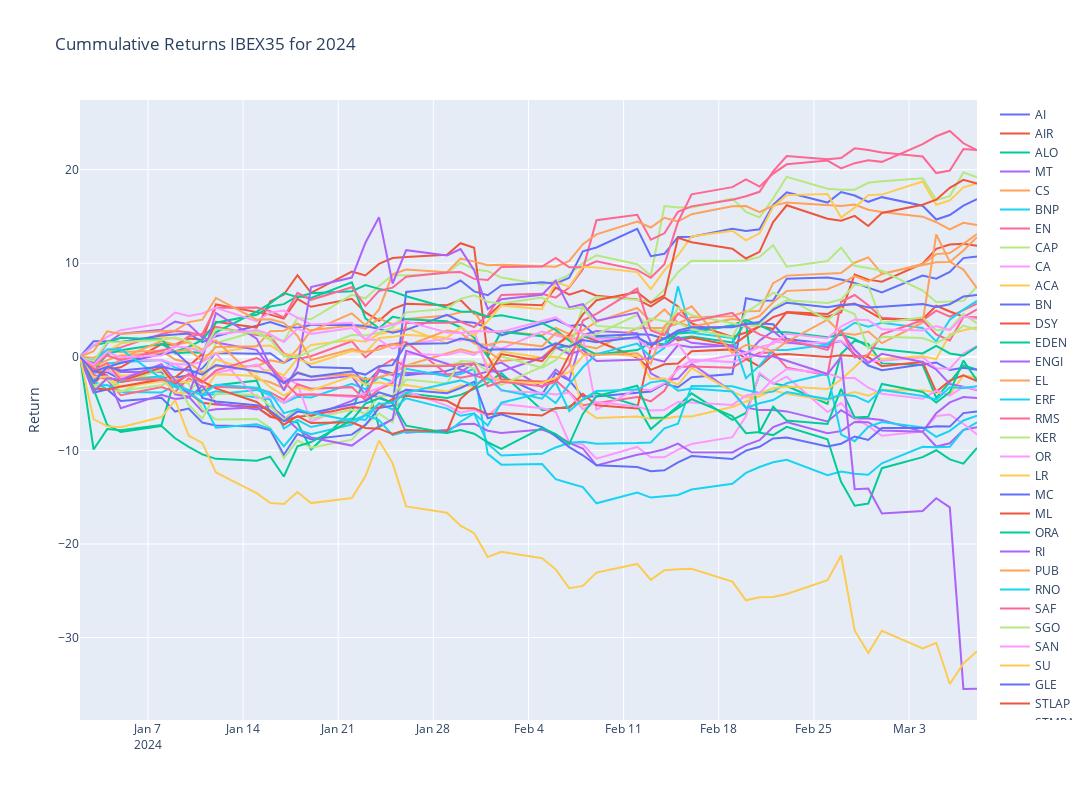

Notebook code for this chart:
### Code cell
# Plotly
fig = make_subplots()

# Graph (1,1)
# Loop all stock files and get cummulative return for year
for stock in tqdm(cac40_list):
    f = os.path.join("../input", stock)
    df = pd.read_csv(f+".csv",index_col="Date",parse_dates=True)
    df['Cummulative_Return'] = cumulative_return(df["Adj Close"].loc[year])
    fig.add_trace(go.Scatter(x=df['Cummulative_Return'].loc[year].index,y=df['Cummulative_Return'].loc[year],mode="lines",name=stock.split('.')[0]),row=1,col=1)

# Update xaxis properties
fig.update_yaxes(title_text="Return", row=1, col=1)

fig.update_layout(height=800, width=1300,showlegend=True,title=f"Cummulative Returns {ticker} for {year}")

fig.show()
